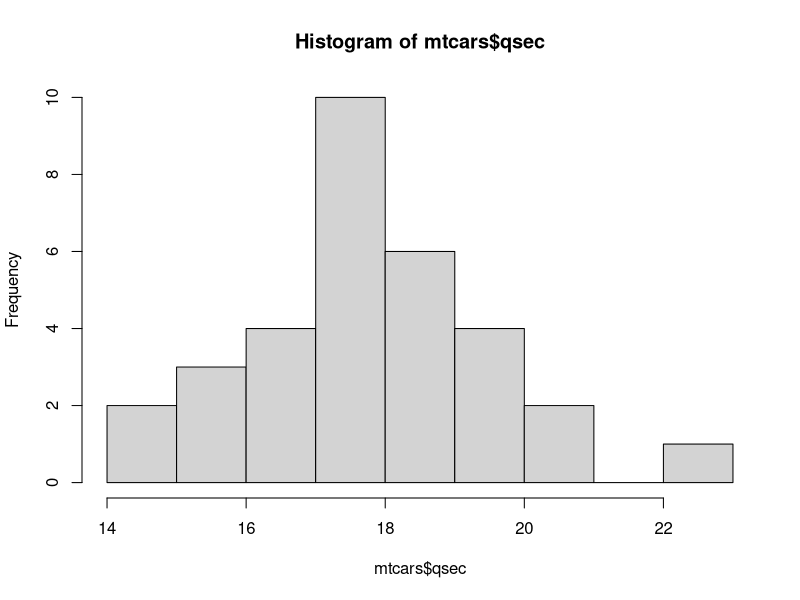
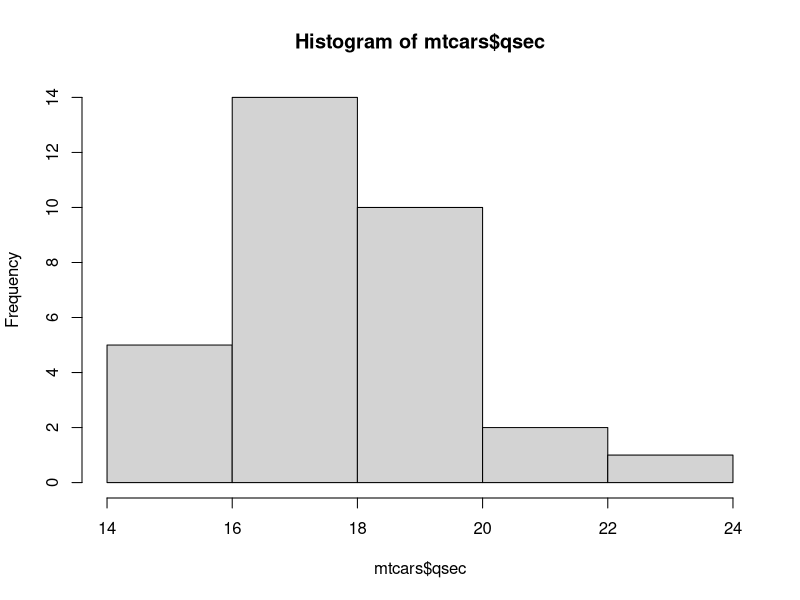
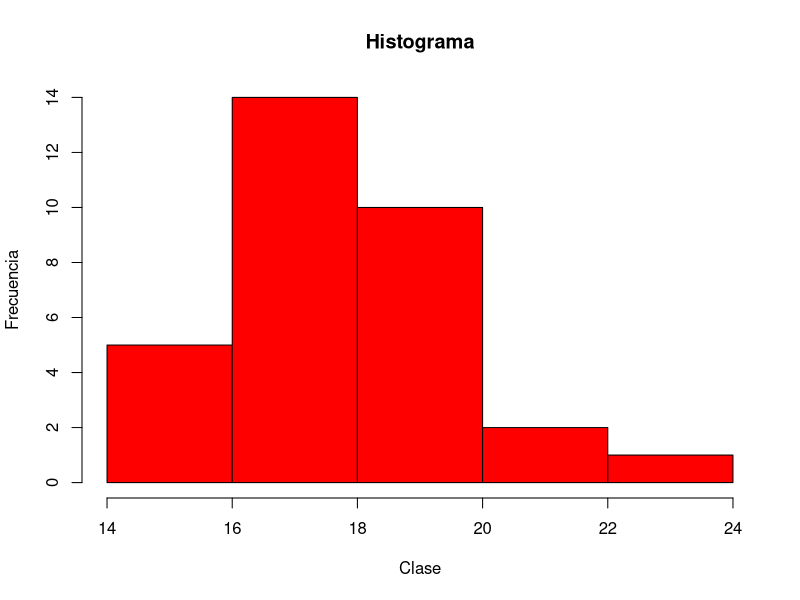
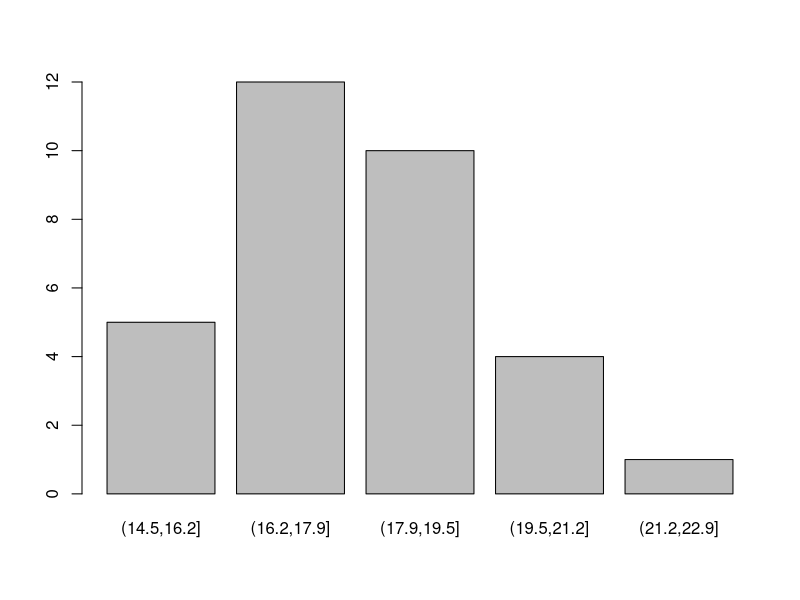
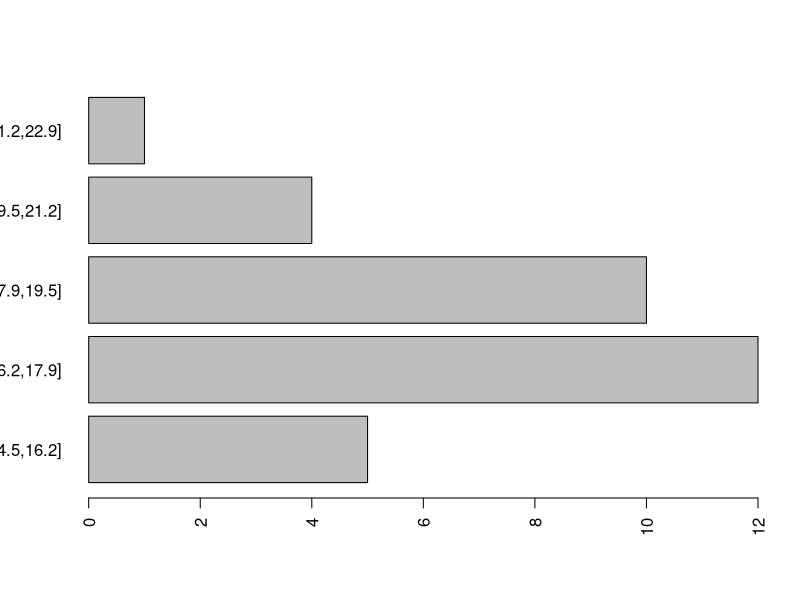
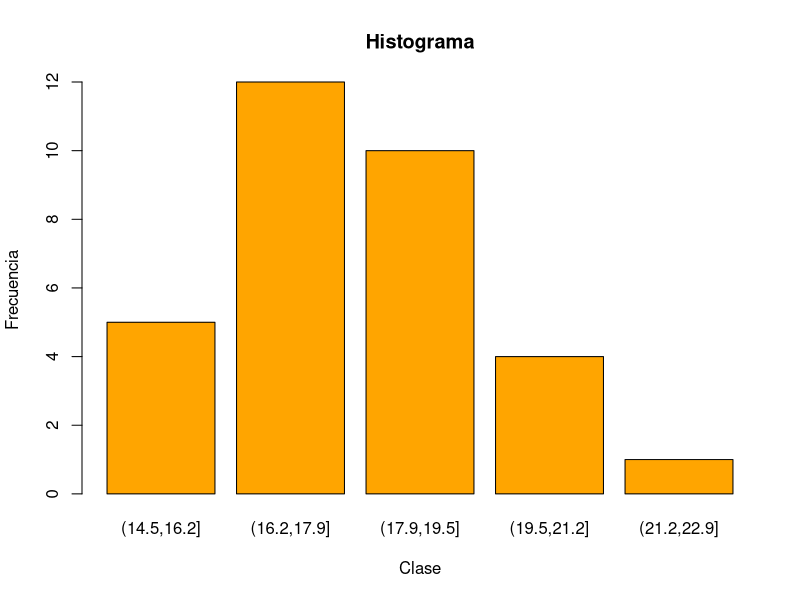

Reproduce these figures in R, in order.
# UNIVERSIDAD NACIONAL AUTÓNOMA DE MÉXICO
# Facultad de Economía
# Estadística 2020-2
# Profesor: Cesar Hernández
# Medidas de dispersión
# Histogramas en R: función hist() y función barplot()

head(mtcars)

summary(mtcars$qsec)

# Con la función hist()

hist(mtcars$qsec)

hist(mtcars$qsec, 5)

hist(mtcars$qsec, 5, main = "Histograma", xlab = "Clase", ylab = "Frecuencia", col = "red")

# Con la función barplot()

frecuencias <- table(cut(mtcars$qsec, breaks = 5))

barplot(frecuencias)

barplot(frecuencias, las = 2, horiz = T)

barplot(frecuencias, main = "Histograma", xlab = "Clase", ylab = "Frecuencia", col = "orange")
